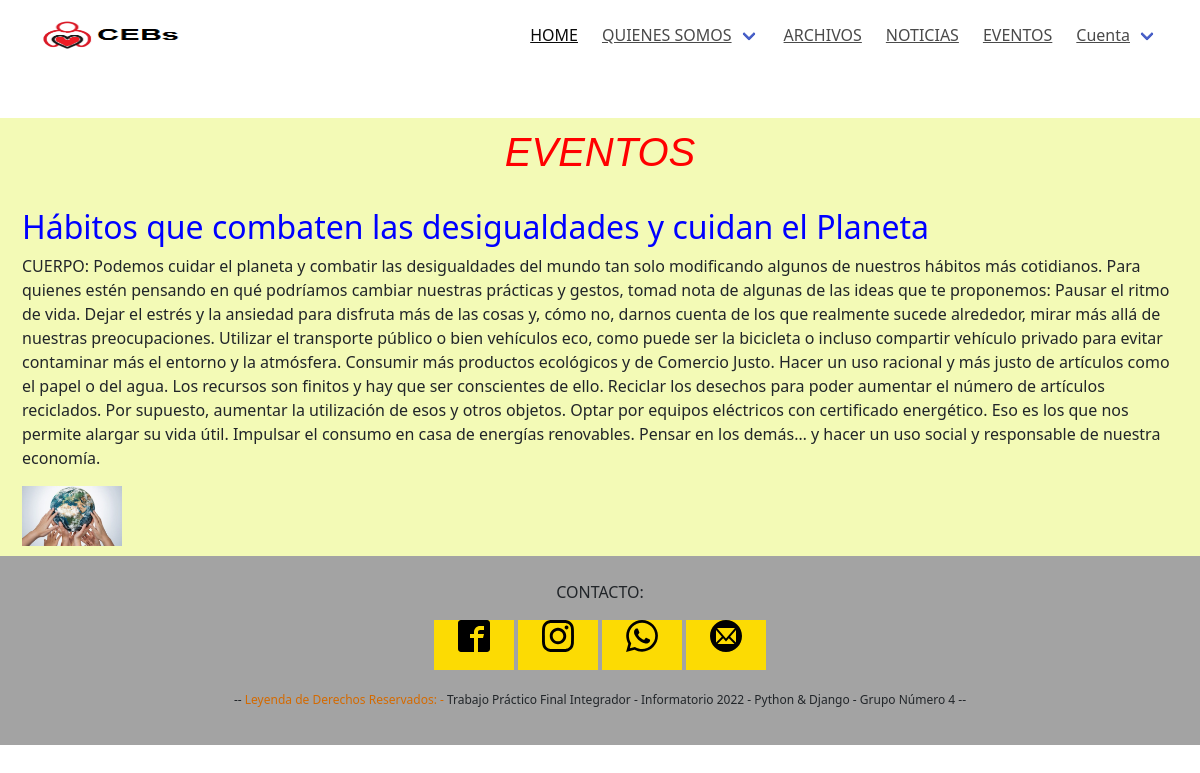
Page /Evento/ on the committed database.
### apps/eventos/models.py (models this page shows, shortened)
class Evento(models.Model):
    titulo = models.CharField(max_length=120)
    creado = models.DateField(auto_now_add=True)
    cuerpo = models.TextField()
    imagen = models.ImageField(upload_to = 'eventos',null=True, blank=True)

### apps/eventos/views.py (the view)
# urls.py: path('',views.Evento1, name = 'listar_eventos')
def Evento1(request):
    ctx = {}
    todos = Evento.objects.all()
    ctx['even'] = todos
    return render(request,'eventos/listar_eventos.html',ctx)

### templates/eventos/listar_eventos.html
{% extends 'base.html' %}
{% load static %}
{% block contenido %}
	<h1>EVENTOS</h1>
    <br>
    {% for e in even %}
        <h2>{{ e.titulo }}</h2>
        <p>CUERPO: {{ e.cuerpo }}</p>
        {% if e.imagen %}
            <img src="{{ e.imagen.url }}" width="100px" height="100px">
        {% else%}
            <p>NO TIENE IMAGEN </p>
        {% endif %}
    {% endfor %}
{% endblock contenido %}

### static/css/main.css (style rules this page uses)
:root { --primary-font-color1: #ffffff; --primary-font-color2: #007bff; }
.h2, .h3, .h4, .h5, .h6, h1, h2, h3, h4, h5, h6 { margin-bottom: .5rem; font-family: inherit; font-weight: 500; line-height: 1.2; color: blue }
.h2, h2 { font-size: 2rem }
h1 { color: red; text-align:center; font-weight: bold; font-size: 500%; font-style: italic; font-family: Arial; }
html,body { font-family: -apple-system, BlinkMacSystemFont, "Segoe UI", Roboto, Oxygen-Sans, Ubuntu, Cantarell, "Helvetica Neue", sans-serif; font-size: 14px; background: #F0F2F4; }

### rows in the picture
Evento: titulo "Hábitos que combaten las desigualdades y cuidan el Planeta", cuerpo "Podemos cuidar el planeta y combatir las desigualdades del mundo tan solo modificando algunos de nuestros hábitos más cotidianos. Para quienes estén pensando en qué podríamos cambiar nuestras prácticas y gestos, tomad nota de algunas de las ideas que te proponemos: Pausar el ritmo de vida. Dejar el estrés y la ansiedad para disfruta más de las cosas y, cómo no, darnos cuenta de los que realmente sucede alrededor, mirar más allá de nuestras preocupaciones. Utilizar el transporte público o bien vehículos eco, como puede ser la bicicleta o incluso compartir vehículo privado para evitar contaminar más el entorno y la atmósfera. Consumir más productos ecológicos y de Comercio Justo. Hacer un uso…", imagen (picture)
